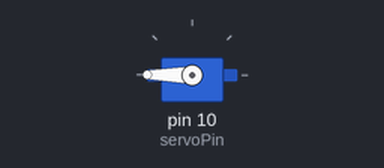
Recording of a sketch running on a simulated Arduino Uno, built with avr-gcc and run on an emulated ATmega328P. Shown: servo.

Above: at 0.05 s.
Timing chart, 0 to 3.2 s (numbered marks = the images above):
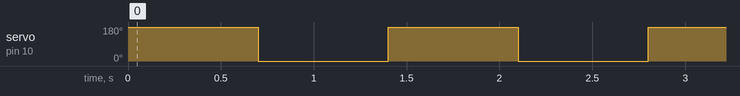

The sketch:

big_servo_test.ino
```cpp
//to have a big servo powered, there needs to be a red to red and black to black connection, with another ground going to the arduino gnd pin

#include <Servo.h>

int servoPin = 10;
Servo big;

void setup() {
  // put your setup code here, to run once:
  big.attach(servoPin);
}

void loop() {
  // put your main code here, to run repeatedly:
  big.write(180);
  delay(700);
  big.write(0);
  delay(700);

}
```

Measured:
- by itself, servo on pin 10 (servoPin): alternates 180° for 0.70 s and 0° for 0.70 s
